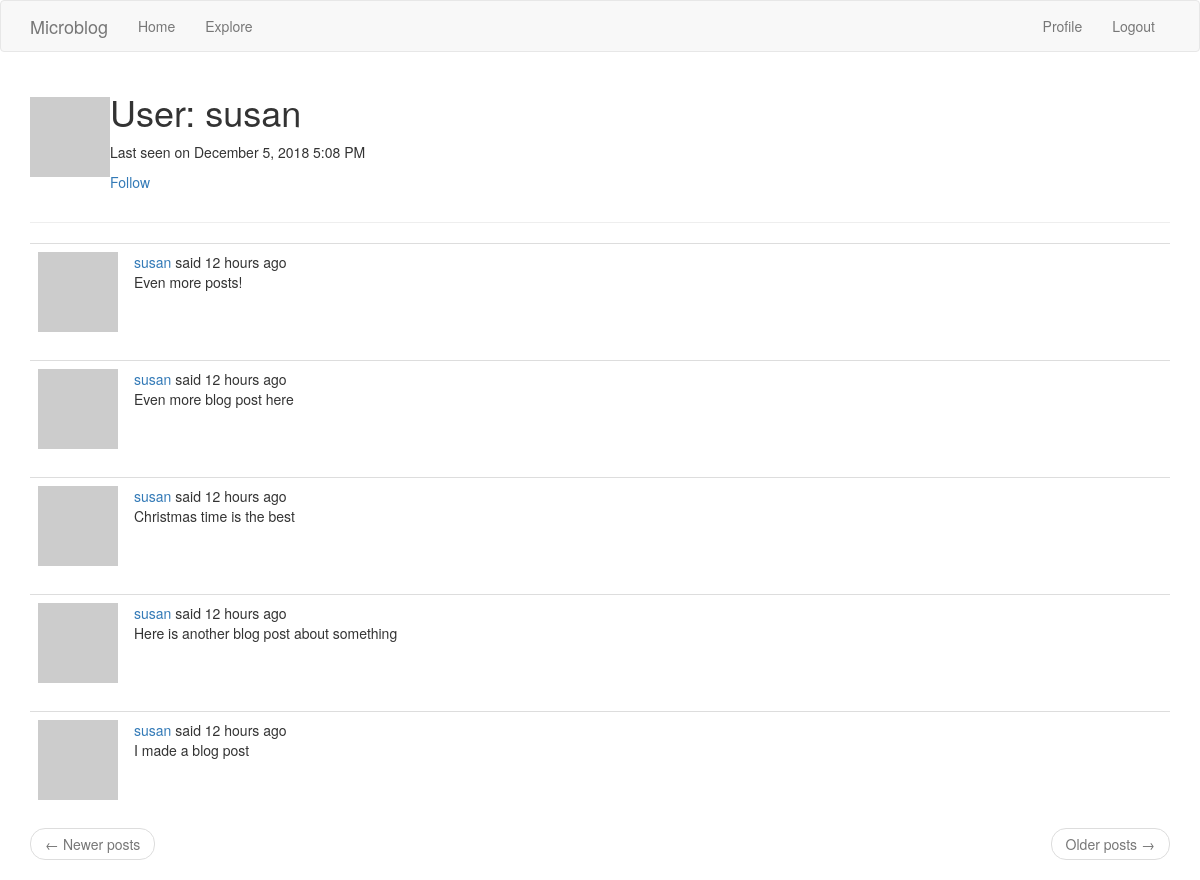
Page /user/susan (signed in) on the committed database.
### app/models.py (models this page shows, shortened)
class User(UserMixin, db.Model):
    id = db.Column(db.Integer, primary_key=True)
    username = db.Column(db.String(64), unique=True, index=True)
    email = db.Column(db.String(128), unique=True, index=True)
    password_hash = db.Column(db.String(128))
    posts = db.relationship('Post', backref='author', lazy='dynamic')
    about_me = db.Column(db.String(140))
    last_seen = db.Column(db.DateTime, default=datetime.utcnow)
    followed = db.relationship(
        'User', secondary=followers,
        primaryjoin=(followers.c.follower_id == id),
        secondaryjoin=(followers.c.followed_id == id),
        backref=db.backref('followers', lazy='dynamic'), lazy='dynamic')
    def avatar(self, size):
        digest = md5(self.email.lower().encode('utf-8')).hexdigest()
        return 'https://www.gravatar.com/avatar/{}?d=identicon&s={}'.format(digest, size)
    def is_following(self, user):
        return self.followed.filter(
            followers.c.followed_id == user.id).count() > 0

class Post(db.Model):
    id = db.Column(db.Integer, primary_key=True)
    body = db.Column(db.String(140))
    timestamp = db.Column(db.DateTime, index=True, default=datetime.utcnow)
    user_id = db.Column(db.Integer, db.ForeignKey('user.id'))

### app/routes.py (the view)
@app.route('/user/<username>')
@login_required
def user(username):
    user = User.query.filter_by(username=username).first_or_404()
    page = request.args.get('page', 1, type=int)
    posts = user.posts.order_by(Post.timestamp.desc()).paginate(
        page, app.config['POSTS_PER_PAGE'], False)
    next_url = url_for('user', username=user.username, page=posts.next_num) \
        if posts.has_next else None
    prev_url = url_for('user', username=user.username, page=posts.prev_num) \
        if posts.has_prev else None
    return render_template('user.html', user=user, posts=posts.items,
                           next_url=next_url, prev_url=prev_url)

### app/models.py (called while the page is built)
@login.user_loader
def load_user(id):
    return User.query.get(int(id))

### app/routes.py (called while the page is built)
@app.before_request
def before_request():
    if current_user.is_authenticated:
        current_user.last_seen = datetime.utcnow()
        db.session.commit()

### app/templates/user.html (shortened to what this page needs)
{% extends 'base.html' %}
{% block app_content %}
    <table>
        <tr align="top">
            <td><img src="{{ user.avatar(128) }}" alt=""></td>
            <td>
                <h1>User: {{ user.username }}</h1>
                {% if user.last_seen %}
                    <p>Last seen on {{ moment(user.last_seen).format('LLL') }}</p>
                {% endif %}
                {% if user == current_user %}
                    <p><a href="{{ url_for('edit_profile') }}">Edit your profile</a></p>
                {% elif not current_user.is_following(user) %}
                    <p><a href="{{ url_for('follow', username=user.username) }}">Follow</a></p>
                {% else %}
                    <p><a href="{{ url_for('unfollow', username=user.username) }}">Unfollow</a></p>
                {% endif %}
            </td>
        </tr>
    </table>
    <hr>
    {% for post in posts %}
        {% include '_post.html' %}
    {% endfor %}
    <nav aria-label="...">
        <ul class="pager">
            <li class="previous{% if not prev_url %} disabled{% endif %}">
                <a href="{{ prev_url or '#' }}">
                    <span aria-hidden="true">&larr;</span> Newer posts
                </a>
            </li>
            <li class="next{% if not next_url %} disabled{% endif %}">
                <a href="{{ next_url or '#' }}">
                    Older posts <span aria-hidden="true">&rarr;</span>
                </a>
            </li>
        </ul>
    </nav>
{% endblock %}

### app/templates/_post.html
<table class="table table-hover">
    <tr>
        <td width="70px">
            <a href="{{ url_for('user', username=post.author.username) }}">
                <img src="{{ post.author.avatar(70) }}"/>
            </a>
        </td>
        <td>
            <a href="{{ url_for('user', username=post.author.username) }}">
                {{ post.author.username }}
            </a>
            said {{ moment(post.timestamp).fromNow() }}
            <br>
            {{ post.body }}
        </td>
    </tr>
</table>

### rows in the picture
User: username "susan", last_seen "December 5, 2018 5:08 PM"
Post: author.username "susan", timestamp "12 hours ago", body "Even more posts!"
Post: author.username "susan", timestamp "12 hours ago", body "Even more blog post here"
Post: author.username "susan", timestamp "12 hours ago", body "Christmas time is the best"
Post: author.username "susan", timestamp "12 hours ago", body "Here is another blog post about something"
Post: author.username "susan", timestamp "12 hours ago", body "I made a blog post"
